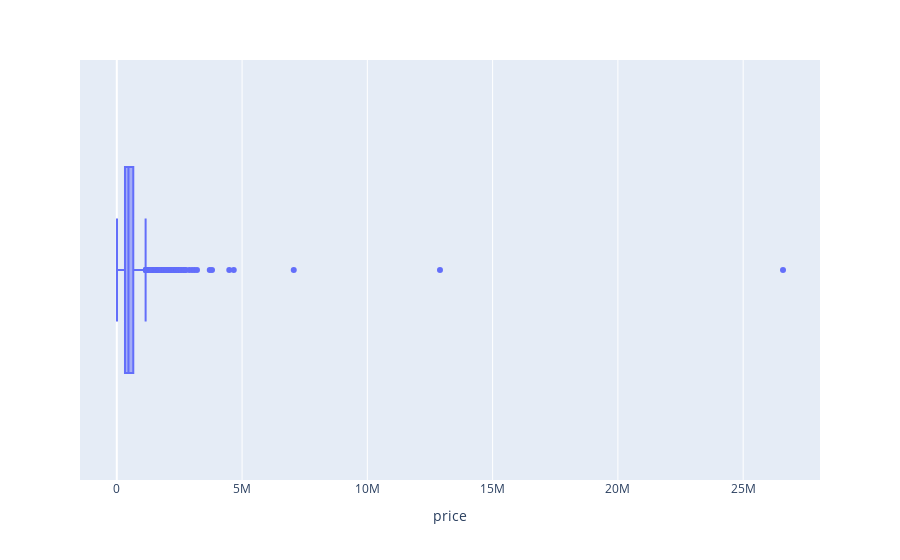

Notebook cell for this chart:
### Code cell
px.box(df, x = 'price')

### Figure 1 — Plotly figure (JSON) as saved in the notebook; plotly's stock layout.template omitted (floating-point values rounded to 4 significant figures; data arrays with more than 128 entries replaced by an {"elided": "..."} marker saying what was removed)
{"data": [{"alignmentgroup": "True", "hovertemplate": "price=%{x}<extra></extra>", "legendgroup": "", "marker": {"color": "#636efa"}, "name": "", "notched": false, "offsetgroup": "", "orientation": "h", "showlegend": false, "type": "box", "x": {"elided": "4551 float values"}, "x0": " ", "xaxis": "x", "y0": " ", "yaxis": "y"}], "layout": {"boxmode": "group", "legend": {"tracegroupgap": 0}, "margin": {"t": 60}, "xaxis": {"anchor": "y", "domain": [0, 1], "title": {"text": "price"}}, "yaxis": {"anchor": "x", "domain": [0, 1]}}}
